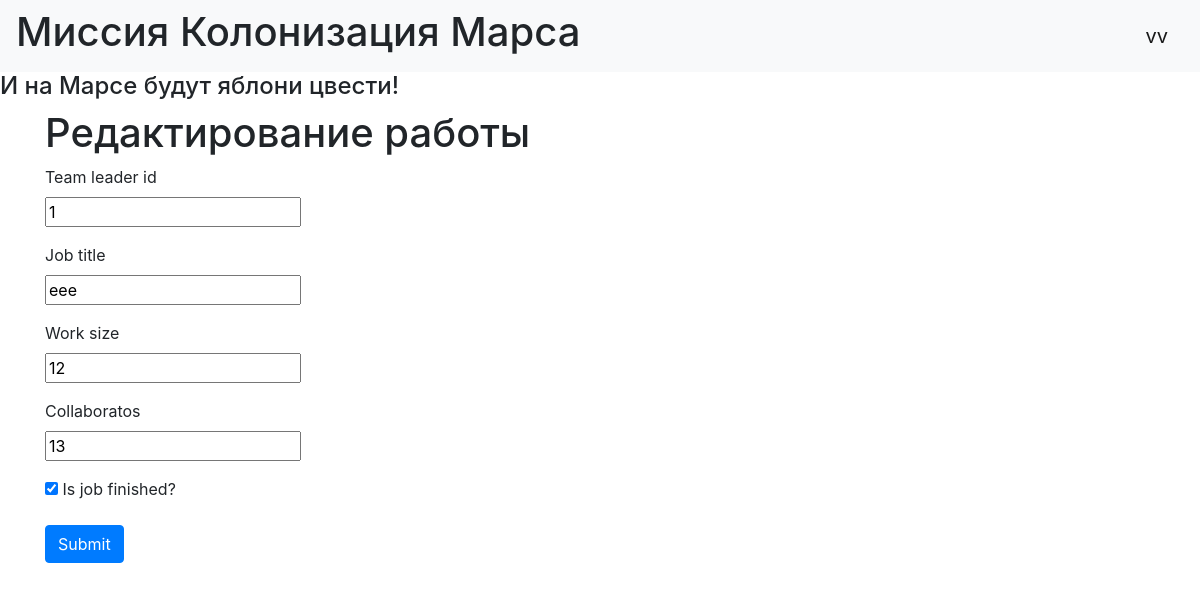
The page /jobs/1 (signed in) on the database as committed earlier.
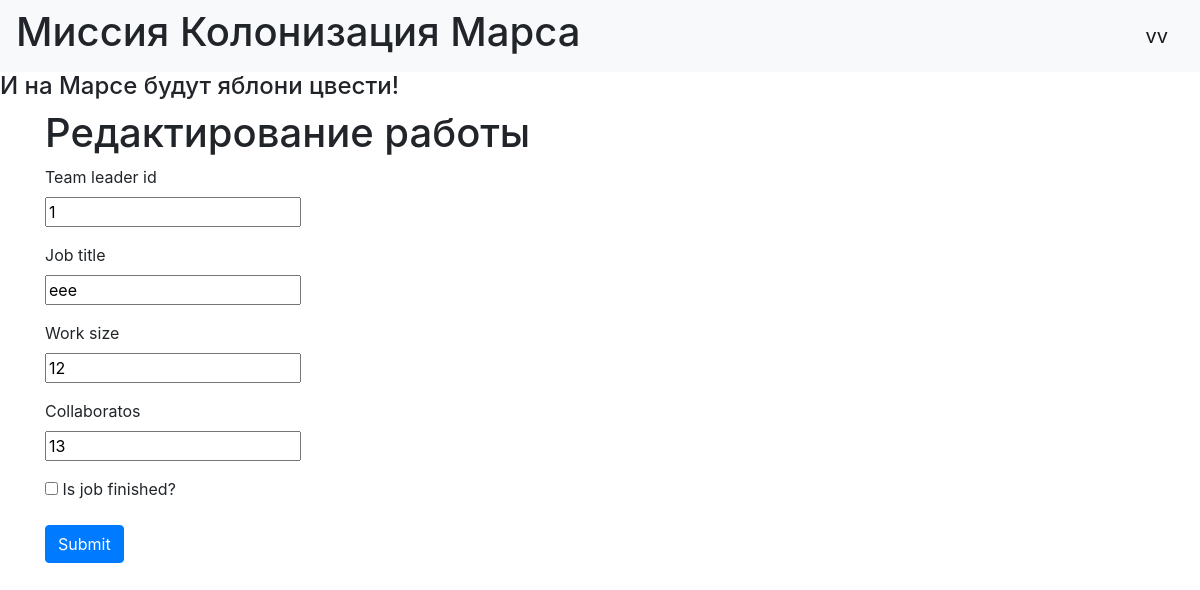
The same page on the database as committed later.
### data/jobs.py (models this page shows)
class Jobs(SqlAlchemyBase):
    __tablename__ = 'jobs'
    id = sqlalchemy.Column(sqlalchemy.Integer,
                           primary_key=True, autoincrement=True)
    team_leader = sqlalchemy.Column(sqlalchemy.Integer,
                                    sqlalchemy.ForeignKey("users.id"))
    job = sqlalchemy.Column(sqlalchemy.String, nullable=True)
    work_size = sqlalchemy.Column(sqlalchemy.Integer)
    collaborators = sqlalchemy.Column(sqlalchemy.String)
    start_date = sqlalchemy.Column(sqlalchemy.DateTime,
                                   default=datetime.datetime.now)
    end_date = sqlalchemy.Column(sqlalchemy.DateTime)
    is_finished = sqlalchemy.Column(sqlalchemy.Boolean, default=False)
    user = orm.relation('User')

### main.py (the view, shortened to what this page needs)
@app.route('/jobs/<int:id>', methods=['GET', 'POST'])
@login_required
def edit_jobs(id):
    form = JobsForm()
    if request.method == "GET":
        session = db_session.create_session()
        jobs = session.query(Jobs).filter(Jobs.id == id,
                                          (Jobs.team_leader == 1)|(Jobs.team_leader == current_user.id)).first()
        if jobs:
            form.team_leader.data = jobs.team_leader
            form.job.data = jobs.job
            form.work_size.data = jobs.work_size
            form.collaborators.data = jobs.collaborators
            form.is_finished.data = jobs.is_finished
        else:
            abort(404)
    return render_template('addjob.html', title='Редактирование работы', form=form)

### data/loginform.py
class JobsForm(FlaskForm):
    team_leader = IntegerField('Team leader id', validators=[DataRequired()])
    job = StringField('Job title', validators=[DataRequired()])
    work_size = IntegerField('Work size', validators=[DataRequired()])
    collaborators = StringField('Collaboratos', validators=[DataRequired()])
    is_finished = BooleanField('Is job finished?', default=False)
    submit = SubmitField('Submit')

### data/db_session.py (called while the page is built)
def create_session() -> Session:
    global __factory
    return __factory()

### main.py (called while the page is built)
@login_manager.user_loader
def load_user(user_id):
    session = db_session.create_session()
    return session.query(User).get(user_id)

### templates/addjob.html (shortened to what this page needs)
{% extends "base.html" %}
{% block content %}
    <h1>{{title}}</h1>
    <form action="" method="post">
        <p>
            {{ form.team_leader.label }}<br>
            {{ form.team_leader }}<br>
        </p>
        <p>
            {{ form.job.label }}<br>
            {{ form.job }}<br>
        </p>
        <p>
            {{ form.work_size.label }}<br>
            {{ form.work_size }}<br>
        </p>
        <p>
            {{ form.collaborators.label }}<br>
            {{ form.collaborators }}<br>
        </p>
        <p>{{ form.is_finished() }} {{ form.is_finished.label }}</p>
        <p>{{ form.submit(type="submit", class="btn btn-primary") }}</p>
    </form>
{% endblock %}

Rows that differ between the two databases and show on the page:
changed Jobs "еее": is_finished "☑" → "☐"
